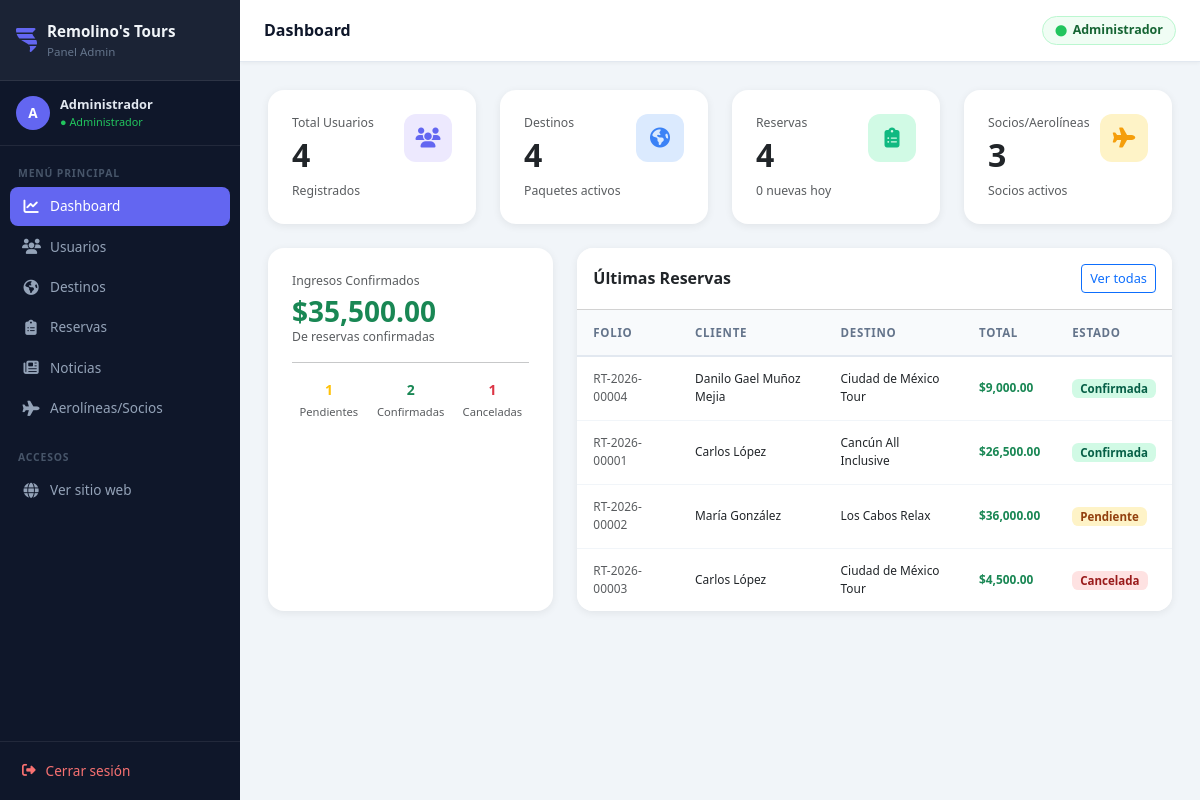
Page /admin/index.php (signed in) on the committed database.
### tables this page shows
CREATE TABLE `reservas` (
  `id` int(11) NOT NULL,
  `folio` varchar(20) NOT NULL COMMENT 'Ej: RT-2026-00001',
  `id_destino` int(11) NOT NULL,
  `id_usuario` int(11) NOT NULL,
  `nombre_cliente` varchar(150) DEFAULT NULL COMMENT 'Nombre del viajero principal',
  `telefono_cliente` varchar(30) DEFAULT NULL,
  `adultos` int(11) NOT NULL DEFAULT 1,
  `ninos` int(11) NOT NULL DEFAULT 0,
  `num_adultos` int(11) GENERATED ALWAYS AS (`adultos`) VIRTUAL COMMENT 'Alias para compatibilidad',
  `num_ninos` int(11) GENERATED ALWAYS AS (`ninos`) VIRTUAL COMMENT 'Alias para compatibilidad',
  `fecha_salida` date DEFAULT NULL,
  `fecha_regreso` date DEFAULT NULL,
  `fecha_reserva` timestamp NOT NULL DEFAULT current_timestamp(),
  `solicitudes` text DEFAULT NULL COMMENT 'Peticiones especiales del cliente',
  `precio_por_persona` decimal(10,2) NOT NULL DEFAULT 0.00,
  `descuento_ninos` decimal(10,2) NOT NULL DEFAULT 0.00,
  `total_pago` decimal(10,2) NOT NULL DEFAULT 0.00,
  `metodo_contacto` varchar(50) DEFAULT NULL COMMENT 'WhatsApp, Email, Llamada',
  `estado` enum('Pendiente','Confirmada','Cancelada') NOT NULL DEFAULT 'Pendiente',
  `created_at` timestamp NOT NULL DEFAULT current_timestamp()
);

CREATE TABLE `destinos` (
  `id` int(11) NOT NULL,
  `nombre` varchar(150) NOT NULL,
  `descripcion` text DEFAULT NULL,
  `precio` decimal(10,2) NOT NULL DEFAULT 0.00 COMMENT 'Precio adulto',
  `precio_nino` decimal(10,2) NOT NULL DEFAULT 0.00,
  `id_proveedor` int(11) DEFAULT NULL,
  `foto_portada` varchar(255) DEFAULT 'default.png',
  `tipo_trayecto` varchar(50) NOT NULL DEFAULT 'Redondo',
  `cupo_total` int(11) NOT NULL DEFAULT 20,
  `punto_salida` varchar(100) DEFAULT NULL,
  `maleta_mano_kg` int(11) NOT NULL DEFAULT 10,
  `maleta_documentada_kg` int(11) NOT NULL DEFAULT 25,
  `seguro_basico_incluido` tinyint(1) NOT NULL DEFAULT 0,
  `fecha_salida` date DEFAULT NULL,
  `dias` int(11) NOT NULL DEFAULT 1,
  `noches` int(11) NOT NULL DEFAULT 0,
  `estado` enum('Activo','Inactivo','Agotado') NOT NULL DEFAULT 'Activo',
  `created_at` timestamp NOT NULL DEFAULT current_timestamp(),
  `activo` tinyint(1) DEFAULT 1
);

### admin/index.php (the view, shortened to what this page needs)
<?php
include('../Database/conexion.php');
function queryCount($conn, $sql) {
    $r = mysqli_fetch_assoc(mysqli_query($conn, $sql));
    return $r['total'] ?? 0;
}
$stats = [
    'usuarios'    => queryCount($conexion, "SELECT COUNT(*) AS total FROM usuarios"),
    'destinos'    => queryCount($conexion, "SELECT COUNT(*) AS total FROM destinos"),
    'reservas'    => queryCount($conexion, "SELECT COUNT(*) AS total FROM reservas"),
    'proveedores' => queryCount($conexion, "SELECT COUNT(*) AS total FROM proveedores"),
];
$reservasHoy = queryCount($conexion,
    "SELECT COUNT(*) AS total FROM reservas WHERE DATE(fecha_reserva) = CURDATE()"
);
$ingresoTotal = mysqli_fetch_assoc(
    mysqli_query($conexion, "SELECT COALESCE(SUM(total_pago),0) AS total FROM reservas WHERE estado='Confirmada'")
)['total'];
$sqlRes = "SELECT r.id, r.folio, r.nombre_cliente, r.total_pago, r.estado,
                  r.fecha_reserva, d.nombre AS nombre_destino
           FROM reservas r
           LEFT JOIN destinos d ON r.id_destino = d.id
           ORDER BY r.fecha_reserva DESC
           LIMIT 6";
$ultimasReservas = mysqli_query($conexion, $sqlRes);
require_once 'includes/header.php';
?>
<div class="row g-4 mb-4">
<?php
$cards = [
    ['label'=>'Total Usuarios',    'valor'=>$stats['usuarios'],    'sub'=>'Registrados', 'icono'=>'fa-users',         'bg'=>'#ede9fe','color'=>'#6366f1','url'=>'usuarios.php'],
    ['label'=>'Destinos',          'valor'=>$stats['destinos'],    'sub'=>'Paquetes activos', 'icono'=>'fa-earth-americas', 'bg'=>'#dbeafe','color'=>'#3b82f6','url'=>'destinos.php'],
    ['label'=>'Reservas',          'valor'=>$stats['reservas'],    'sub'=>$reservasHoy.' nuevas hoy', 'icono'=>'fa-clipboard-list', 'bg'=>'#d1fae5','color'=>'#10b981','url'=>'reservas.php'],
    ['label'=>'Socios/Aerolíneas', 'valor'=>$stats['proveedores'], 'sub'=>'Socios activos', 'icono'=>'fa-plane', 'bg'=>'#fef3c7','color'=>'#f59e0b','url'=>'proveedores.php'],
];
foreach ($cards as $c): ?>
<div class="col-12 col-sm-6 col-xl-3">
    <a href="<?= $c['url'] ?>" class="text-decoration-none">
        <div class="card stat-card p-4">
            <div class="d-flex align-items-start justify-content-between">
                <div>
                    <p class="text-muted small mb-1"><?= $c['label'] ?></p>
                    <h2 class="fw-bold mb-1"><?= number_format($c['valor']) ?></h2>
                    <small class="text-muted"><?= $c['sub'] ?></small>
                </div>
                <div class="stat-icon" style="background:<?= $c['bg'] ?>;color:<?= $c['color'] ?>;">
                    <i class="fa-solid <?= $c['icono'] ?>"></i>
                </div>
            </div>
        </div>
    </a>
</div>
<?php endforeach; ?>
</div>
<div class="row g-4">
    <div class="col-12 col-md-4">
        <div class="card panel-card h-100 p-4">
            <p class="text-muted small mb-1">Ingresos Confirmados</p>
            <h3 class="fw-bold text-success mb-0">$<?= number_format($ingresoTotal, 2) ?></h3>
            <small class="text-muted">De reservas confirmadas</small>
            <hr>
            <div class="row text-center g-2">
                <?php
                $estados = [
                    ['q'=>"SELECT COUNT(*) AS t FROM reservas WHERE estado='Pendiente'",  'label'=>'Pendientes', 'cls'=>'text-warning'],
                    ['q'=>"SELECT COUNT(*) AS t FROM reservas WHERE estado='Confirmada'", 'label'=>'Confirmadas','cls'=>'text-success'],
                    ['q'=>"SELECT COUNT(*) AS t FROM reservas WHERE estado='Cancelada'",  'label'=>'Canceladas', 'cls'=>'text-danger'],
                ];
                foreach ($estados as $e):
                    $n = mysqli_fetch_assoc(mysqli_query($conexion, $e['q']))['t'] ?? 0;
                ?>
                <div class="col-4">
                    <div class="fw-bold <?= $e['cls'] ?>"><?= $n ?></div>
                    <small class="text-muted" style="font-size:.7rem;"><?= $e['label'] ?></small>
                </div>
                <?php endforeach; ?>
            </div>
        </div>
    </div>
    <div class="col-12 col-md-8">
        <div class="card panel-card">
            <div class="card-header bg-white d-flex align-items-center justify-content-between py-3">
                <h6 class="mb-0 fw-semibold">Últimas Reservas</h6>
                <a href="reservas.php" class="btn btn-sm btn-outline-primary">Ver todas</a>
            </div>
            <div class="card-body p-0">
                <div class="table-responsive">
                    <table class="table table-hover mb-0">
                        <thead>
                            <tr>
                                <th class="ps-3">Folio</th>
                                <th>Cliente</th>
                                <th>Destino</th>
                                <th>Total</th>
                                <th>Estado</th>
                            </tr>
                        </thead>
                        <tbody>
                        <?php if (!$ultimasReservas || mysqli_num_rows($ultimasReservas) === 0): ?>
                            <tr><td colspan="5" class="text-center text-muted py-4">Sin reservas aún</td></tr>
                        <?php else: ?>
                            <?php while ($r = mysqli_fetch_assoc($ultimasReservas)):
                                $e = strtolower($r['estado'] ?? '');
                                $badgeCls = $e === 'confirmada' ? 'badge-confirmada' : ($e === 'cancelada' ? 'badge-cancelada' : 'badge-pendiente');
                            ?>
                            <tr>
                                <td class="ps-3 text-muted small"><?= htmlspecialchars($r['folio'] ?? '#'.$r['id']) ?></td>
                                <td class="fw-medium small"><?= htmlspecialchars($r['nombre_cliente'] ?? '—') ?></td>
                                <td class="small"><?= htmlspecialchars($r['nombre_destino'] ?? '—') ?></td>
                                <td class="small fw-semibold text-success">$<?= number_format((float)($r['total_pago'] ?? 0), 2) ?></td>
                                <td><span class="badge <?= $badgeCls ?> px-2 py-1"><?= htmlspecialchars($r['estado'] ?? 'Pendiente') ?></span></td>
                            </tr>
                            <?php endwhile; ?>
                        <?php endif; ?>
                        </tbody>
                    </table>
                </div>
            </div>
        </div>
    </div>
</div>
<?php require_once 'includes/footer.php'; ?>

### admin/includes/header.php (style rules this page uses)
:root { --sidebar-w: 240px; --sidebar-bg: #0f172a; --topbar-h: 62px; --accent: #6366f1; --accent-dark: #4f46e5; --body-bg: #f1f5f9; --card-radius: 1rem; --shadow-sm: 0 2px 8px rgba(0,0,0,.07); --shadow-md: 0 6px 20px rgba(0,0,0,.10); }
*, *::before, *::after { box-sizing: border-box; }
body { background: var(--body-bg); font-family: "Segoe UI", system-ui, sans-serif; margin: 0; font-size: .875rem; }
.stat-card { background: #fff; border: none; border-radius: var(--card-radius); box-shadow: var(--shadow-sm); transition: transform .2s, box-shadow .2s; overflow: hidden; }
.stat-icon { width: 48px; height: 48px; border-radius: .75rem; display: flex; align-items: center; justify-content: center; font-size: 1.25rem; flex-shrink: 0; }
.panel-card { background: #fff; border: none; border-radius: var(--card-radius); box-shadow: var(--shadow-sm); overflow: hidden; }
.table { font-size: .85rem; margin: 0; }
.table thead th { background: #f8fafc; font-size: .72rem; text-transform: uppercase; letter-spacing: .06em; color: #64748b; border-bottom: 2px solid #e2e8f0; white-space: nowrap; padding: .85rem 1rem; font-weight: 700; }
.table tbody td { padding: .85rem 1rem; vertical-align: middle; border-color: #f1f5f9; }
.table tbody tr:last-child td { border-bottom: none; }
.badge { font-size: .72rem; padding: .35em .75em; border-radius: .4rem; font-weight: 600; }
.badge-pendiente { background: #fef3c7 !important; color: #92400e !important; }
.badge-confirmada { background: #d1fae5 !important; color: #065f46 !important; }
.badge-cancelada { background: #fee2e2 !important; color: #991b1b !important; }
.btn-sm { font-size: .8rem; }

### rows in the picture
reservas: folio "RT-2026-00004", nombre_cliente "Danilo Gael Muñoz Mejia", id_destino.nombre "Ciudad de México Tour", total_pago "9,000.00", estado "Confirmada"
reservas: folio "RT-2026-00001", nombre_cliente "Carlos López", id_destino.nombre "Cancún All Inclusive", total_pago "26,500.00", estado "Confirmada"
reservas: folio "RT-2026-00002", nombre_cliente "María González", id_destino.nombre "Los Cabos Relax", total_pago "36,000.00", estado "Pendiente"
reservas: folio "RT-2026-00003", nombre_cliente "Carlos López", id_destino.nombre "Ciudad de México Tour", total_pago "4,500.00", estado "Cancelada"

### other values in the picture
mb_substr($_SESSION['nombre'] ?? 'A', 0, 1) "A"
$_SESSION['nombre'] "Administrador"
$item['label'] "Dashboard"
$item['label'] "Usuarios"
$item['label'] "Destinos"
$item['label'] "Reservas"
$item['label'] "Noticias"
$item['label'] "Aerolíneas/Socios"
$tituloPagina "Dashboard"
$_SESSION["nombre"] "Administrador"
$c['label'] "Total Usuarios"
$c['valor'] "4"
$c['sub'] "Registrados"
$c['label'] "Destinos"
$c['sub'] "Paquetes activos"
